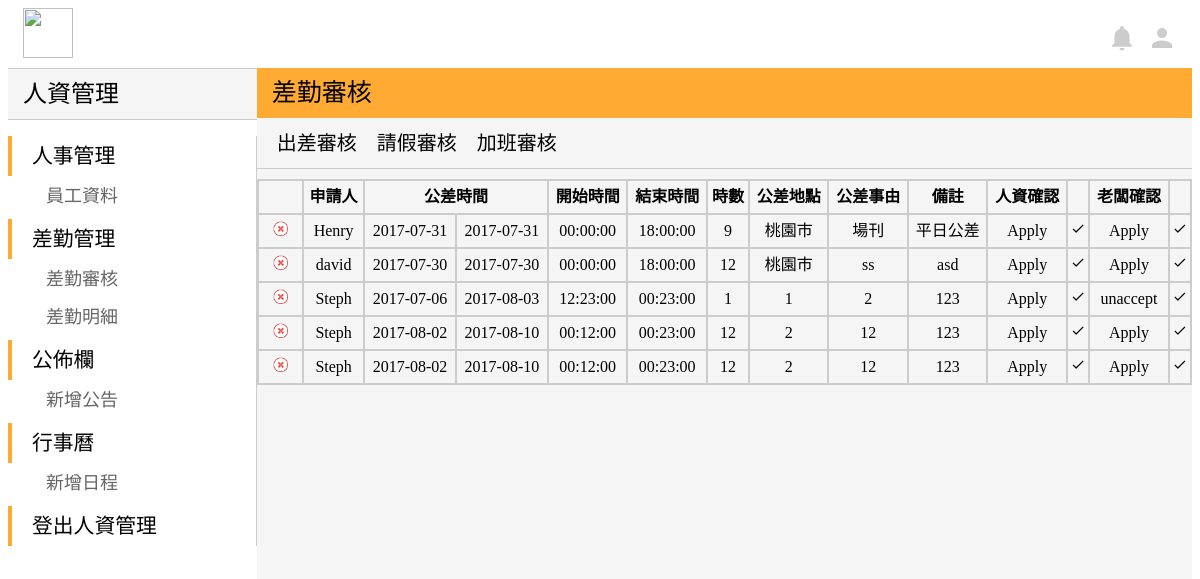
Screenshot of /admin_bTrip.php with the database file from the repository.
### tables this page shows
CREATE TABLE `business` (
  `id` int(10) UNSIGNED NOT NULL,
  `b_startDate` date NOT NULL,
  `b_endDate` date NOT NULL,
  `b_startTime` time NOT NULL,
  `b_endTime` time NOT NULL,
  `b_totalTime` varchar(20) NOT NULL,
  `b_location` varchar(20) NOT NULL,
  `b_state` varchar(20) NOT NULL,
  `b_comment` varchar(50) DEFAULT NULL,
  `b_month` varchar(20) NOT NULL,
  `b_name` varchar(20) NOT NULL,
  `b_hrCheck` varchar(20) NOT NULL DEFAULT 'unaccept',
  `b_bossCheck` varchar(10) NOT NULL DEFAULT 'unaccept',
  `b_applyDate` timestamp NOT NULL DEFAULT CURRENT_TIMESTAMP ON UPDATE CURRENT_TIMESTAMP
);

### admin_bTrip.php (the view, shortened to what this page needs)
<!DOCTYPE html>
<?php
$servername = "localhost";
$username = "root";
$password = "root";
$dbname = "peopleresource";
try {
    $conn = mysqli_connect($servername,$username ,$password,$dbname);
    $sql = "SELECT * FROM business";
    $result = mysqli_query($conn,$sql);
    }
catch(PDOException $e)
    {
    echo $sql . "<br>" . $e->getMessage();
    }
?>
<html>
<head>
	<link rel="stylesheet" href="indexStyle.css">
</head>
<body>
	<div class="top">
		<a href="user_index.php">
			<img src="http://www.lctech.com.tw/wp-content/uploads/bfi_thumb/%E6%9C%AA%E5%91%BD%E5%90%8D-1-%E6%8B%B7%E8%B2%9D-31w65e1o8bhj94p9q5patm@2x.png" width="50" height="50" style="float:left;margin-left:15px">
		</a>
		<a href="user_profile.php">
			<i class="material-icons" style="margin-top:15px;margin-right:15px;margin-left:5px;float:right;font-size:30px;color:#CCC">person</i>
		</a>
		<a href="#">
			<i class="material-icons" style="margin-top:15px;margin-left:5px;margin-right:5px;float:right;font-size:30px;color:#CCC">notifications</i>
		</a>
	</div>
	<div class="down">
		<div class="left">
			<div class="left-top">
				<a href="#" style="line-height:50px;font-family:Microsoft JhengHei;font-size:150%;margin:auto 15px">人資管理</a>
			</div>
			<div style="border-right:solid 1px #CCC">
				<div>
					<div class="left-title">
						<p style="margin:auto 20px">人事管理</p>
					</div>
					<div class="left-list">
						<a href="admin_employee.php" style="margin:auto 30px;color:#666666">員工資料</a>
					</div>
				</div>
				<div>
					<div class="left-title">
						<p style="margin:auto 20px">差勤管理</p>
					</div>
					<div class="left-list">
						<p style="margin:auto 30px;color:#666666">差勤審核</p>
					</div>
					<div class="left-list">
						<a href="#" style="margin:auto 30px;color:#666666">差勤明細</a>
					</div>
				</div>
				<div>
					<div class="left-title">
						<p style="margin:auto 20px">公佈欄</p>
					</div>
					<div class="left-list">
						<a href="#" style="margin:auto 30px;color:#666666">新增公告</a>
					</div>
				</div>
				<div>
					<div class="left-title">
						<p style="margin:auto 20px">行事曆</p>
					</div>
					<div class="left-list">
						<a href="#" style="margin:auto 30px;color:#666666">新增日程</a>
					</div>
				</div>
				<div>
					<div class="left-title">
						<a href="user_index.php" style="margin:auto 20px">登出人資管理</a>
					</div>
				</div>
			</div>
		</div>
		<div class="right">
			<div class="right-top">
				<p style="line-height:50px;font-family:Microsoft JhengHei;font-size:25px;margin:auto 15px">差勤審核</p>
			</div>
			<div>
				<div style="width:100%;height:50px;margin:auto;;border-bottom:solid 1px #CCC;">
					<a href="admin_bTrip.php" class="right-title">出差審核</a>
					<a href="admin_leave.php" class="right-title">請假審核</a>
					<a href="admin_overtime.php" class="right-title">加班審核</a>
				</div>
				<div>
					<table cellspacing="0">
						<th></th>
						<th>申請人</th>
						<th colspan="2">公差時間</th>
						<th>開始時間</th>
						<th>結束時間</th>
						<th>時數</th>
						<th>公差地點</th>
						<th>公差事由</th>
						<th>備註</th>
						<th>人資確認</th>
						<th></th>
						<th>老闆確認</th>
						<th></th>
					<?php
						while($row = mysqli_fetch_array($result)) {
					?>
						<tr>
						<td><a href="admin_delete_bTrip.php?id=<?php echo $row["id"]; ?>"  class="link"><img alt='Delete' title='Delete' src='images/delete.png' width='15px' height='15px'hspace='10' /></a></td>
						<td><?php echo $row["b_name"]; ?></td>
						<td><?php echo $row["b_startDate"]; ?></td>
						<td><?php echo $row["b_endDate"];?></td>
						<td><?php echo $row["b_startTime"];?></td>
						<td><?php echo $row["b_endTime"];?></td>
						<td><?php echo $row["b_totalTime"]?></td>
						<td><?php echo $row["b_location"];?></td>
						<td><?php echo $row["b_state"];?></td>
						<td><?php echo $row["b_comment"];?></td>
						<td><?php echo $row["b_hrCheck"]; ?></td>
						<td><a href="admin_bTrip_hrCheck.php?id=<?php echo $row["id"]; ?>" class="link">
						<i class="material-icons" style="font-size:15px">check</i></a></td>
						<td><?php echo $row["b_bossCheck"]; ?></td>
						<td><a href="admin_bTrip_bossCheck.php?id=<?php echo $row["id"]; ?>" class="link">
						<i class="material-icons" style="font-size:15px">check</i></a></td>
						</tr>
					<?php } ?>
					</table>
				</div>
			</div>
		</div>
	</div>
</body>
</html>

### indexStyle.css (style rules this page uses)
a { text-decoration:none; }
a:link { color: black; }
.top { width:100%; height:60px; background-color:white; margin:auto; }
.down { width:100%; height:auto; background-color:white; margin:auto; }
.left { width:21%; height:auto; background-color:white; margin:auto; float:left; }
.right { width:79%; height:1000px; background-color:#F5F5F5; margin:auto; float:right; }
.left-top { width:100%; height:50px; background-color:#F5F5F5; margin:auto; border-top:solid 1px #CCC; border-bottom:solid 1px #CCC; }
.right-top { width:100%; height:50px; background-color:#FFAA33; margin:auto; }
.left-title { width:100%; height:40px; text-align:left; font-family:Microsoft JhengHei; border-left:solid 4px #FFAA33; margin-bottom:5px; line-height:40px; font-size:130%; }
.left-list { width:100%; height:35px; text-align:left; font-family:Microsoft JhengHei; margin-left:8px; margin-bottom:3px; font-size:18px; }
.right-title { float:left; line-height:50px; margin-left:20px; font-size:20px; font-family: Microsoft JhengHei; cursor:pointer; }
table { margin-top:10px; width:100%; border:solid 1px #CCC; font-family:Microsoft JhengHei; font-size:16px; line-height:30px; }
td,th,tr { border:solid 1px #CCC; font-family:Microsoft JhengHei; font-size:16px; text-align:center; }

### rows the page displays
business: b_name "Henry", b_startDate "2017-07-31", b_endDate "2017-07-31", b_startTime "00:00:00", b_endTime "18:00:00", b_totalTime "9", b_location "桃園市", b_state "場刊", b_comment "平日公差", b_hrCheck "Apply", b_bossCheck "Apply"
business: b_name "david", b_startDate "2017-07-30", b_endDate "2017-07-30", b_startTime "00:00:00", b_endTime "18:00:00", b_totalTime "12", b_location "桃園市", b_state "ss", b_comment "asd", b_hrCheck "Apply", b_bossCheck "Apply"
business: b_name "Steph", b_startDate "2017-07-06", b_endDate "2017-08-03", b_startTime "12:23:00", b_endTime "00:23:00", b_totalTime "1", b_location "1", b_state "2", b_comment "123", b_hrCheck "Apply", b_bossCheck "unaccept"
business: b_name "Steph", b_startDate "2017-08-02", b_endDate "2017-08-10", b_startTime "00:12:00", b_endTime "00:23:00", b_totalTime "12", b_location "2", b_state "12", b_comment "123", b_hrCheck "Apply", b_bossCheck "Apply"
business: b_name "Steph", b_startDate "2017-08-02", b_endDate "2017-08-10", b_startTime "00:12:00", b_endTime "00:23:00", b_totalTime "12", b_location "2", b_state "12", b_comment "123", b_hrCheck "Apply", b_bossCheck "Apply"
